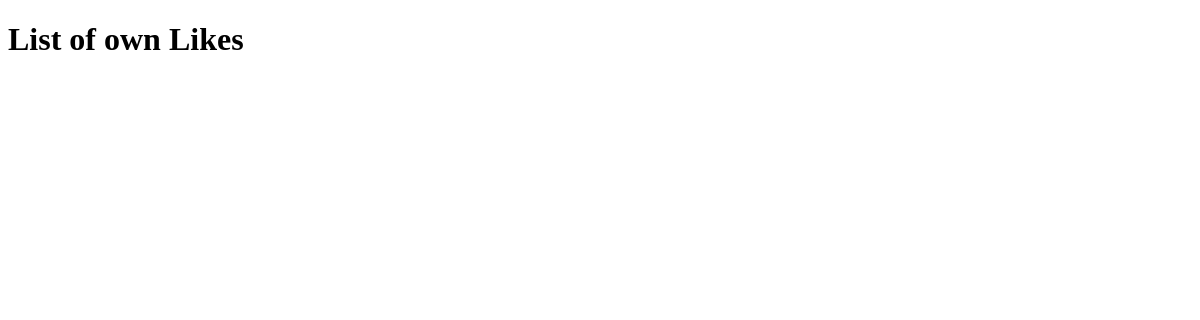
/posts/display_like/, run on an earlier commit of the app's database.
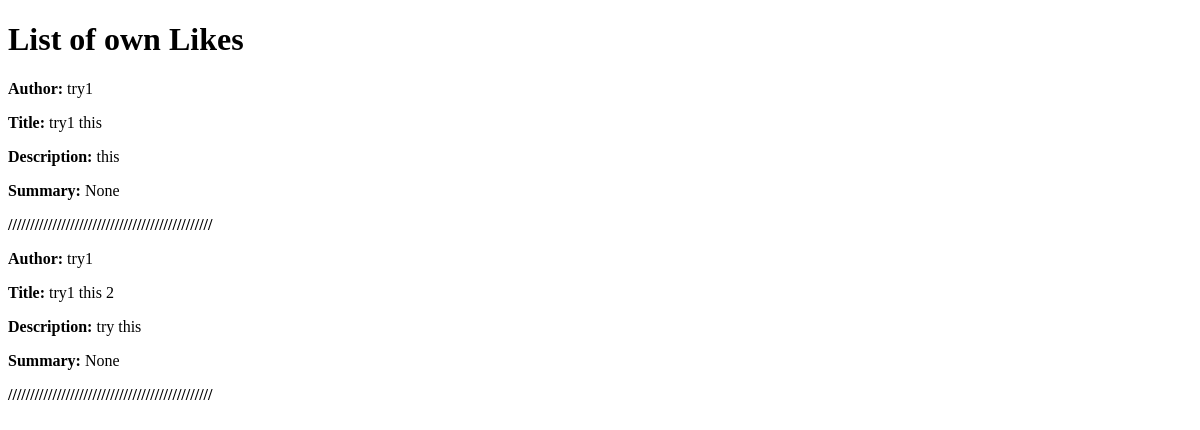
And on a later commit of the database.
### social_distribution/models.py (models this page shows, shortened)
class Like(models.Model):
    id = models.UUIDField(primary_key=True, default=uuid.uuid4, editable=False)
    author = models.ForeignKey(Author, on_delete=models.CASCADE)
    post = models.ForeignKey(Post, on_delete=models.CASCADE)
    summary = models.CharField(max_length=100, null=True, blank=True)
    date_created = models.DateTimeField(default=timezone.now, editable=False)

class Post(models.Model):
    id = models.UUIDField(primary_key=True, default=uuid.uuid4, editable=False)
    author = models.ForeignKey(Author, on_delete=models.CASCADE, default=None, null=True, blank=True)
    source = models.URLField(null=True, default=None)
    origin = models.URLField(null=True, default=None)
    image = models.URLField(null=True, default=None)
    title = models.CharField(max_length=100, default='')
    description = models.TextField(max_length=1000, default='')
    content_type = models.CharField(max_length=30, default='text/plain')
    categories = models.CharField(max_length=100, default='')
    count = models.IntegerField(default=0)
    published = models.DateTimeField(default=timezone.now, editable=False)
    visibility = models.CharField(max_length=7, default='PUBLIC')
    unlisted = models.BooleanField(default=False)
    liked = models.ManyToManyField(Author, blank=True, related_name='likes')

class Author(AbstractUser):
    class Meta:
        verbose_name = 'Author'
    id = models.UUIDField(primary_key=True, default=uuid.uuid4, editable=False)
    host = models.URLField()
    github = models.URLField()
    profile_image = models.URLField()
    followers = models.ManyToManyField('self')
    following = models.ManyToManyField('self')      # TODO is following field necessary?
    objects = AuthorManager()
    REQUIRED_FIELDS = ['first_name', 'last_name', 'host', 'github', 'profile_image']
    def __str__(self):
        return self.username

### posts/views.py (the view)
# urls.py: path('display_like/', views.display_like, name='display_like'),
def display_like(request):
    like = Like.objects.all()
    return render(request, 'posts/display_like.html', {'like': like})

### posts/templates/posts/display_like.html (shortened to what this page needs)
<!DOCTYPE html>
<html>
    <head>
    </head>
    <body>
        <h1>List of own Likes</h1>
        <div class="like">
            {% for likes in like %}
            <div class="Like">
                <p> <b> Author: </b> {{likes.post.author}} </p>
                <p> <b> Title: </b> {{likes.post.title}} </p>
                <p> <b> Description: </b> {{likes.post.description}} </p>
                <p> <b> Summary: </b> {{likes.summary}} </p>
                <p> <b> ////////////////////////////////////////////// </b> </p>
            </div>
            {% endfor %}
        </div>
    </body>
</html>

What changed in the data, as far as the page shows it:
added Like: post.author "try1", post "try1 this", post.description "this", summary "None"
added Like: post.author "try1", post "try1 this 2", post.description "try this", summary "None"
